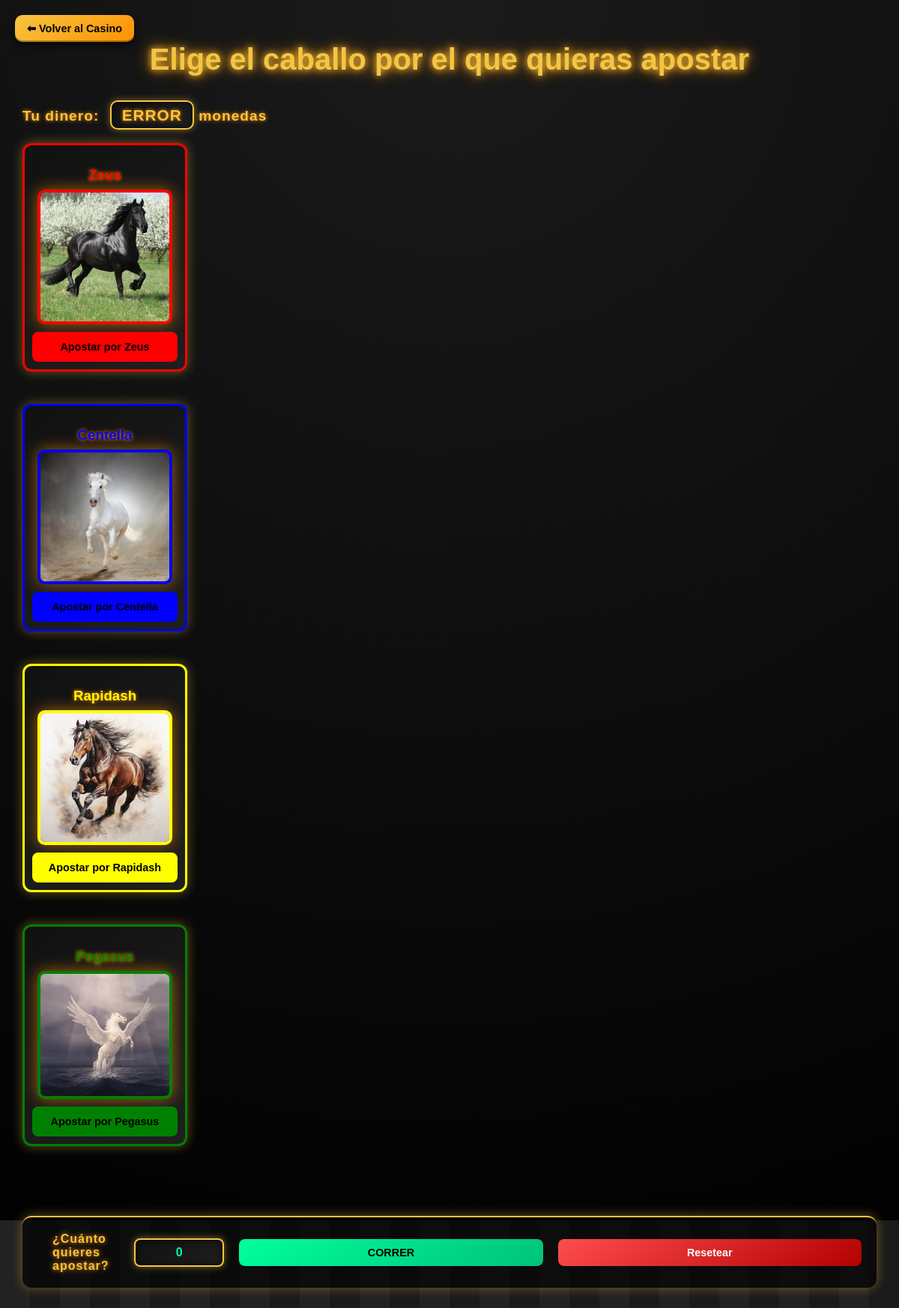
The page /frontController.php?carpeta=public&accion=index&controller=Caballo (signed in) on the database its author committed.
### tables this page shows
CREATE TABLE `caballos` (
  `id` int(11) NOT NULL,
  `nombre` varchar(50) NOT NULL,
  `ruta_imagen` varchar(255) NOT NULL,
  `color` varchar(30) DEFAULT NULL,
  `victorias` int(10) DEFAULT 0
);

### controllers/public/CaballoController.php (called while the page is built, shortened)
<?php
require_once './models/Caballo.php';
require_once './models/Usuario.php';
class CaballoController
{
    public function index()
    {
        $c = new Caballo();
        if (comprobarLogin()) {
            $usuario = (new Usuario())->getById($_SESSION['id_usuario']);
            $caballos = $c->getAll();
        }
        require_once "./views/public/carrera.php";
    }
}

### frontController.php (called while the page is built, shortened)
<?php
$accion = $_GET['accion'] ?? 'index';
$controller = new $controllerName();
$controller->$accion();

### config/conexion.php (called while the page is built)
<?php
class Database {
    public static function conectar() {
        try {
            $host = "localhost";
            $db   = "casino";
            $user = "root";
            $pass = "";
            $pdo = new PDO(
                "mysql:host=$host;dbname=$db;charset=utf8",
                $user,
                $pass
            );
            $pdo->setAttribute(PDO::ATTR_ERRMODE, PDO::ERRMODE_EXCEPTION);
            $pdo->setAttribute(PDO::ATTR_DEFAULT_FETCH_MODE, PDO::FETCH_ASSOC);
            return $pdo;
        } catch (PDOException $e) {
            die("Error de conexión: " . $e->getMessage());
        }
    }
}

### models/Usuario.php (called while the page is built, shortened)
<?php
require_once './config/conexion.php';
class Usuario
{
    private $db;
    public function __construct()
    {
        $this->db = Database::conectar();
    }
    public function getById($id)
    {
        $stmt = $this->db->prepare("SELECT id, username, email, dinero, ruta_imagen FROM usuarios WHERE id = ? AND isAdmin = 0");
        $stmt->execute([$id]);
        return $stmt->fetch();
    }
}

### models/Caballo.php (called while the page is built, shortened)
<?php
require_once './config/conexion.php';
class Caballo
{
    private $db;
    public function __construct()
    {
        $this->db = Database::conectar();
    }
    public function getAll()
    {
        return $this->db->query("SELECT * FROM caballos")->fetchAll();
    }
}

### views/public/carrera.php (the view, shortened to what this page needs)
<!DOCTYPE html>
<html lang="es">
<head>
  <link rel="stylesheet" href="./css/carrera_caballos.css">
</head>
<body>
<h1>Elige el caballo por el que quieras apostar</h1>
<p>Tu dinero: <span id="dinero_usuario"><?= $usuario["dinero"] ?? 'ERROR' ?></span> monedas</p>
<?php foreach ($caballos as $caballo): ?>
  <div
    id="<?= $caballo['nombre'] ?>"
    data-id="<?= $caballo['id'] ?>"
    style="border: 3px solid <?= $caballo['color'] ?>;"
  >
    <h3 style="color: <?= $caballo['color'] ?>;">
      <?= $caballo['nombre'] ?>
    </h3>
    <img
      src="<?= $caballo['ruta_imagen'] ?>"
      alt="<?= $caballo['nombre'] ?>"
      style="border: 4px solid <?= $caballo['color'] ?>; border-radius:10px;"
    >
    <button
      style="
        background: <?= $caballo['color'] ?>;
        border: 2px solid <?= $caballo['color'] ?>;
        color: #000;
      "
    >
      Apostar por <?= $caballo['nombre'] ?>
    </button>
  </div>
  <br>
<?php endforeach; ?>
<section>
  <label for="dinero_apostado">¿Cuánto quieres apostar?</label>
  <input type="number" id="dinero_apostado" value="0">
  <button id="run">CORRER</button>
  <button id="reset">Resetear</button>
</section>
<a href="index.php" class="casino-back">⬅ Volver al Casino</a>
</body>
</html>

### css/carrera_caballos.css (style rules this page uses)
* { box-sizing: border-box; font-family: "Trebuchet MS", sans-serif; }
body { margin: 0; padding: 30px; background: radial-gradient(circle at top, #1b1b1b, #000); color: #f5f5f5; position: relative; z-index: 0; }
h1 { text-align: center; font-size: 2.5rem; color: #f5c542; text-shadow: 0 0 10px #f5c542, 0 0 20px #ff9100; margin-bottom: 40px; }
div[id] { position: relative; width: 220px; margin-bottom: 25px; padding: 10px; background: linear-gradient(145deg, #111, #1f1f1f); border-radius: 12px; border: 2px solid #f5c542; box-shadow: 0 0 15px rgba(245, 197, 66, 0.4); }
h3 { text-align: center; color: #f5c542; margin-bottom: 8px; text-shadow: 0 0 5px #ff9100; }
img { width: 180px; display: block; margin: 0 auto 10px; filter: drop-shadow(0 0 10px rgba(255, 145, 0, 0.6)); }
button { width: 100%; padding: 10px; border: none; border-radius: 8px; font-size: 0.9rem; font-weight: bold; background: linear-gradient(145deg, #f5c542, #ff9100); color: #000; cursor: pointer; transition: all 0.2s ease; position: relative; }
section { margin-top: 50px; padding: 20px; border-top: 2px solid #f5c542; display: flex; align-items: center; gap: 20px; position: relative; z-index: 10; background: rgba(0, 0, 0, 0.6); padding: 20px; border-radius: 12px; box-shadow: 0 0 15px rgba(245, 197, 66, 0.4); }
#run { background: linear-gradient(145deg, #00ff9c, #00c27a); color: #000; }
#reset { background: linear-gradient(145deg, #ff4d4d, #b30000); color: #fff; }
body::after { content: ""; position: fixed; bottom: 0; left: 0; width: 100%; height: 120px; background: repeating-linear-gradient( 90deg, #222, #222 40px, #1a1a1a 40px, #1a1a1a 80px ); z-index: -1; pointer-events: none; }
section label { color: #f5c542; font-weight: bold; text-shadow: 0 0 6px #ff9100; letter-spacing: 1px; }
#dinero_apostado { width: 120px; padding: 8px 10px; margin-left: 10px; background: linear-gradient(145deg, #111, #1e1e1e); border: 2px solid #f5c542; border-radius: 8px; color: #00ff9c; font-size: 1rem; font-weight: bold; text-align: center; box-shadow: inset 0 0 8px rgba(0, 0, 0, 0.8), 0 0 10px rgba(245, 197, 66, 0.5); outline: none; transition: all 0.2s ease; }
p { font-size: 1.2rem; font-weight: bold; color: #f5c542; letter-spacing: 1px; text-shadow: 0 0 5px #ff9100; margin-bottom: 25px; }
#dinero_usuario { padding: 6px 14px; margin-left: 8px; background: linear-gradient(145deg, #111, #1e1e1e); border: 2px solid #f5c542; border-radius: 10px; color: #f5c542; font-size: 1.3rem; font-weight: bold; box-shadow: inset 0 0 6px rgba(0, 0, 0, 0.8), 0 0 10px rgba(245, 197, 66, 0.5); }
.casino-back { position: fixed; top: 20px; left: 20px; z-index: 999; display: inline-flex; align-items: center; gap: 8px; padding: 10px 16px; background: linear-gradient(145deg, #f5c542, #ff9100); color: #000; font-weight: bold; font-size: 0.9rem; text-decoration: none; border-radius: 10px; box-shadow: 0 4px 10px rgba(0, 0, 0, 0.7), inset 0 -2px 0 rgba(0, 0, 0, 0.3); transition: all 0.2s ease; }

### rows shown on the page
caballos: nombre "Zeus", ruta_imagen (picture)
caballos: nombre "Centella", ruta_imagen (picture)
caballos: nombre "Rapidash", ruta_imagen (picture)
caballos: nombre "Pegasus", ruta_imagen (picture)

### other values the page prints
$usuario["dinero"] "ERROR"
